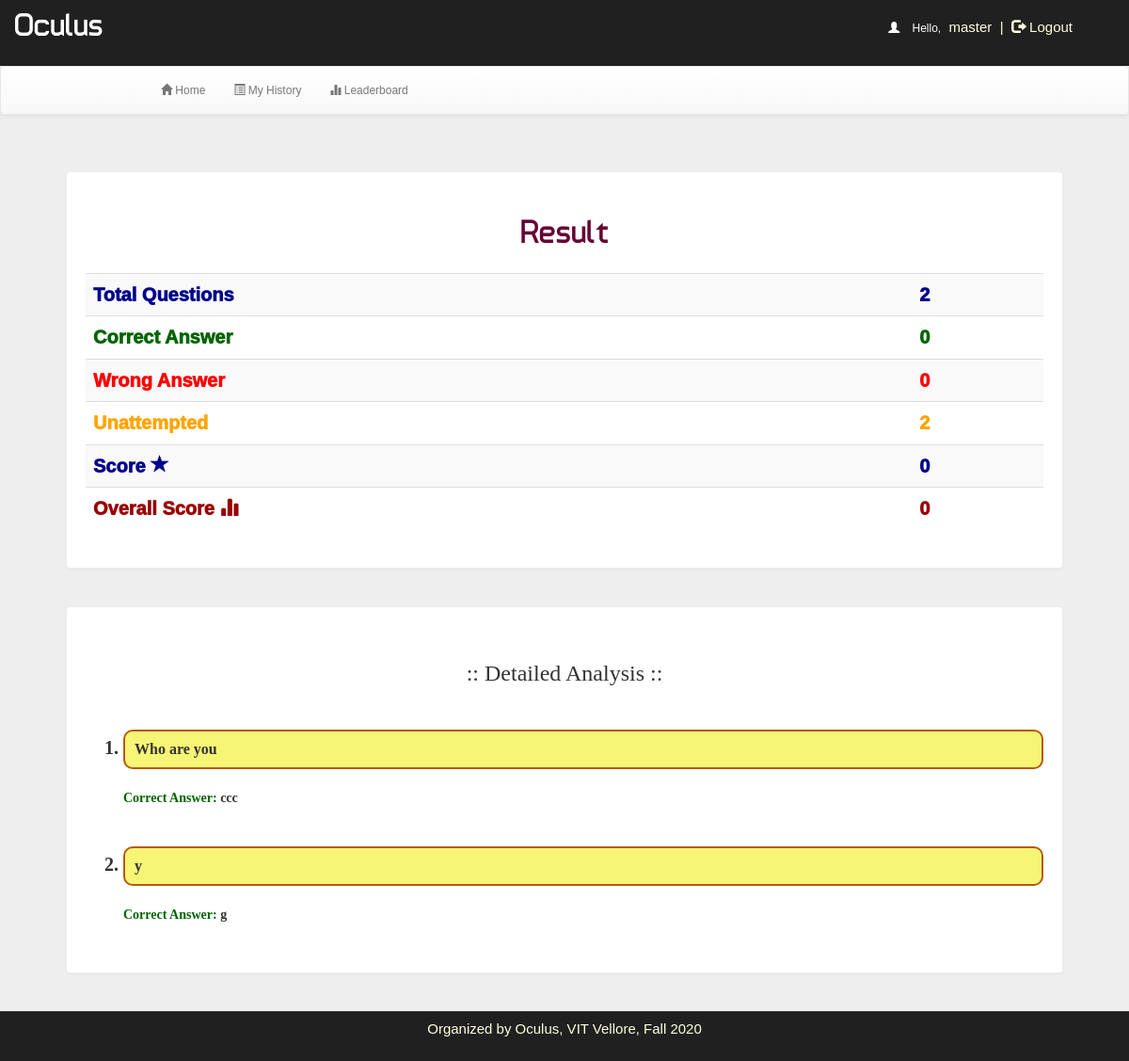
The app's page /quizzer.php?q=result&eid=5f6b708c33a70 (signed in) with its own data.
### tables this page shows
CREATE TABLE `quiz` (
  `id` int(11) NOT NULL,
  `eid` text NOT NULL,
  `title` varchar(100) NOT NULL,
  `correct` int(11) NOT NULL,
  `wrong` int(11) NOT NULL,
  `total` int(11) NOT NULL,
  `time` bigint(20) NOT NULL,
  `date` timestamp NOT NULL DEFAULT current_timestamp() ON UPDATE current_timestamp(),
  `status` varchar(16) NOT NULL
);

CREATE TABLE `history` (
  `id` int(100) NOT NULL,
  `username` varchar(50) NOT NULL,
  `eid` text NOT NULL,
  `score` int(11) NOT NULL,
  `level` int(11) NOT NULL,
  `correct` int(11) NOT NULL,
  `wrong` int(11) NOT NULL,
  `date` timestamp NOT NULL DEFAULT current_timestamp() ON UPDATE current_timestamp(),
  `timestamp` bigint(50) NOT NULL,
  `status` varchar(40) NOT NULL,
  `score_updated` varchar(10) NOT NULL
);

CREATE TABLE `rank` (
  `id` int(100) NOT NULL,
  `username` varchar(128) NOT NULL,
  `score` int(11) NOT NULL,
  `time` timestamp NOT NULL DEFAULT current_timestamp() ON UPDATE current_timestamp()
);

CREATE TABLE `questions` (
  `id` int(100) NOT NULL,
  `eid` text NOT NULL,
  `qid` text NOT NULL,
  `qns` text NOT NULL,
  `choice` int(10) NOT NULL,
  `sn` int(11) NOT NULL
);

CREATE TABLE `options` (
  `id` int(100) NOT NULL,
  `qid` varchar(50) NOT NULL,
  `option` varchar(5000) NOT NULL,
  `optionid` text NOT NULL
);

### quizzer.php (the view, shortened to what this page needs)
<!DOCTYPE html PUBLIC "-//W3C//DTD XHTML 1.0 Transitional//EN" "http://www.w3.org/TR/xhtml1/DTD/xhtml1-transitional.dtd">
<html xmlns="http://www.w3.org/1999/xhtml">
<head>
<link  rel="stylesheet" href="css/bootstrap.min.css"/>
 <link  rel="stylesheet" href="css/bootstrap-theme.min.css"/>
 <link rel="stylesheet" href="css/main.css">
 <link  rel="stylesheet" href="css/font.css">
</head>
<body>
<div class="header">
<div class="row">
<div class="col-lg-6">
<span class="logo">Oculus</span></div>
<div class="col-md-4 col-md-offset-2">
 <?php
require_once 'mysqlConfig.php';
if (!(isset($_SESSION['username']))) {
    header("location:index.php");
} else {
    $username = $_SESSION['username'];
    echo '<span class="pull-right top title1" ><span style="color:white"><span class="glyphicon glyphicon-user" aria-hidden="true"></span>&nbsp;&nbsp;&nbsp;&nbsp;Hello,</span> <span class="log log1" style="color:lightyellow">' . $username . '&nbsp;&nbsp;|&nbsp;&nbsp;<a href="logout.php?q=quizzer.php" style="color:lightyellow"><span class="glyphicon glyphicon-log-out" aria-hidden="true"></span>&nbsp;Logout</button></a></span>';
}
?>
</div>
</div></div>
<div class="bg">
<nav class="navbar navbar-default title1">
  <div class="container-fluid">
    <div class="navbar-header">
      <a class="navbar-brand" href="#"><b>&nbsp;&nbsp;&nbsp;&nbsp;&nbsp;&nbsp;&nbsp;&nbsp;&nbsp;&nbsp;&nbsp;&nbsp;&nbsp;&nbsp;&nbsp;&nbsp;&nbsp;&nbsp;&nbsp;&nbsp;&nbsp;&nbsp;&nbsp;&nbsp;&nbsp;</b></a>
    </div>
    <div class="collapse navbar-collapse" id="bs-example-navbar-collapse-1">
      <ul class="nav navbar-nav">
        <li <?php
if (@$_GET['q'] == 1)
    echo 'class="active"';
?> ><a href="quizzer.php?q=1"><span class="glyphicon glyphicon-home" aria-hidden="true"></span>&nbsp;Home<span class="sr-only">(current)</span></a></li>
        <li <?php
if (@$_GET['q'] == 2)
    echo 'class="active"';
?>><a href="quizzer.php?q=2"><span class="glyphicon glyphicon-list-alt" aria-hidden="true"></span>&nbsp;My History</a></li>
    <li <?php
if (@$_GET['q'] == 3)
    echo 'class="active"';
?>><a href="quizzer.php?q=3"><span class="glyphicon glyphicon-stats" aria-hidden="true"></span>&nbsp;Leaderboard</a></li></ul>
      </div>
  </div>
</nav>
<div class="container">
<div class="row">
<div class="col-md-12">
<?php
if (@$_GET['q'] == 'result' && @$_GET['eid']) {
    $eid = @$_GET['eid'];
    $q = mysqli_query($sql_api, "SELECT * FROM quiz WHERE eid='$eid' ") or die('Error157');
    while ($row = mysqli_fetch_array($q)) {
        $total = $row['total'];
    }
    $q = mysqli_query($sql_api, "SELECT * FROM history WHERE eid='$eid' AND username='$username' ") or die('Error157');
    while ($row = mysqli_fetch_array($q)) {
        $s      = $row['score'];
        $w      = $row['wrong'];
        $r      = $row['correct'];
        $status = $row['status'];
    }
    if ($status == "finished") {
        echo '<div class="panel">
<center><h1 class="title" style="color:#660033">Result</h1><center><br /><table class="table table-striped title1" style="font-size:20px;font-weight:1000;">';
        echo '<tr style="color:darkblue"><td style="vertical-align:middle">Total Questions</td><td style="vertical-align:middle">' . $total . '</td></tr>
      <tr style="color:darkgreen"><td style="vertical-align:middle">Correct Answer&nbsp;<span class="glyphicon glyphicon-ok-arrow" aria-hidden="true"></span></td><td style="vertical-align:middle">' . $r . '</td></tr>
    <tr style="color:red"><td style="vertical-align:middle">Wrong Answer&nbsp;<span class="glyphicon glyphicon-remove-arrow" aria-hidden="true"></span></td><td style="vertical-align:middle">' . $w . '</td></tr>
    <tr style="color:orange"><td style="vertical-align:middle">Unattempted&nbsp;<span class="glyphicon glyphicon-ban-arrow" aria-hidden="true"></span></td><td style="vertical-align:middle">' . ($total - $r - $w) . '</td></tr>
    <tr style="color:darkblue"><td style="vertical-align:middle">Score&nbsp;<span class="glyphicon glyphicon-star" aria-hidden="true"></span></td><td style="vertical-align:middle">' . $s . '</td></tr>';
        $q = mysqli_query($sql_api, "SELECT * FROM rank WHERE  username='$username' ") or die('Error157');
        while ($row = mysqli_fetch_array($q)) {
            $s = $row['score'];
            echo '<tr style="color:#990000"><td style="vertical-align:middle">Overall Score&nbsp;<span class="glyphicon glyphicon-stats" aria-hidden="true"></span></td><td style="vertical-align:middle">' . $s . '</td></tr>';
        }
        echo '<tr></tr></table></div><div class="panel"><br /><h3 align="center" style="font-family:calibri">:: Detailed Analysis ::</h3><br /><ol style="font-size:20px;font-weight:bold;font-family:calibri;margin-top:20px">';
        $q = mysqli_query($sql_api, "SELECT * FROM questions WHERE eid='$_GET[eid]'") or die('Error197');
        while ($row = mysqli_fetch_array($q)) {
            $question = $row['qns'];
            $qid      = $row['qid'];
            $q2 = mysqli_query($sql_api, "SELECT * FROM user_answer WHERE eid='$_GET[eid]' AND qid='$qid' AND username='$_SESSION[username]'") or die('Error197');
            if (mysqli_num_rows($q2) > 0) {
                $row1         = mysqli_fetch_array($q2);
                $ansid        = $row1['ans'];
                $correctansid = $row1['correctans'];
                $q3 = mysqli_query($sql_api, "SELECT * FROM options WHERE optionid='$ansid'") or die('Error197');
                $q4 = mysqli_query($sql_api, "SELECT * FROM options WHERE optionid='$correctansid'") or die('Error197');
                $row2       = mysqli_fetch_array($q3);
                $row3       = mysqli_fetch_array($q4);
                $ans        = $row2['option'];
                $correctans = $row3['option'];
            } else {
                $q3 = mysqli_query($sql_api, "SELECT * FROM answer WHERE qid='$qid'") or die('Error197');
                $row1         = mysqli_fetch_array($q3);
                $correctansid = $row1['ansid'];
                $q4 = mysqli_query($sql_api, "SELECT * FROM options WHERE optionid='$correctansid'") or die('Error197');
                $row2       = mysqli_fetch_array($q4);
                $correctans = $row2['option'];
                $ans        = "Unanswered";
            }
            if ($correctans == $ans && $ans != "Unanswered") {
                echo '<li><div style="font-size:16px;font-weight:bold;font-family:calibri;margin-top:20px;background-color:lightgreen;padding:10px;word-wrap:break-word;border:2px solid darkgreen;border-radius:10px;">' . $question . ' <span class="glyphicon glyphicon-ok" style="color:darkgreen"></span></div><br />';
                echo '<font style="font-size:14px;color:darkgreen"><b>Your Answer: </b></font><font style="font-size:14px;">' . $ans . '</font><br />';
                echo '<font style="font-size:14px;color:darkgreen"><b>Correct Answer: </b></font><font style="font-size:14px;">' . $correctans . '</font><br />';
            }
            else if ($ans == "Unanswered") {
                echo '<li><div style="font-size:16px;font-weight:bold;font-family:calibri;margin-top:20px;background-color:#f7f576;padding:10px;word-wrap:break-word;border:2px solid #b75a0e;border-radius:10px;">' . $question . ' </div><br />';
                echo '<font style="font-size:14px;color:darkgreen"><b>Correct Answer: </b></font><font style="font-size:14px;">' . $correctans . '</font><br />';
            }
            echo "<br /></li>";
        }
        echo '</ol>';
        echo "</div>";
    } else {
        die("Thats a 404 Error from results");
    }
}
?>
</div></div></div></div>
<div class="row footer">
 <div class="col-md-2 box"></div>
<div class="col-md-8 box">
<span href="#" data-target="#login" style="color:lightyellow">Organized by Oculus, VIT Vellore, Fall 2020<br><br></span></div>
</body>
</html>

### css/main.css (style rules this page uses)
body { overflow-x:hidden;width:100%;font: 12px "Century Gothic", "Times Roman", sans-serif;background:#eee;min-height:550px;background-attachment:fixed; }
.bg { min-height:540px; }
.panel { border-color:#eee;margin:40px;padding:20px;font: 15px "Century Gothic", "Times Roman", sans-serif; }
.title { font-family:'typo'; }
.header { background:#202020;height:70px; }
.logo { font-family:'typo';font-size:35px;color:#ffffff;margin:15px; }
.title1 { font: 12px "Century Gothic", "Times Roman", sans-serif; }
.footer { font-size:15px;text-align:center;border-top:1px solid;border-color:#323232;background-color:#202020; }
.box { padding:9px; }
.top { margin-top:20px; }
.log1 { font: 15px 'Ubuntu', sans-serif;color:#0000ff;margin-left:10px; }
.log { margin:10px;margin-right:60px;margin-left:5px;color:#ffffb3;text-decoration:none;font-size:20px;font-size:15px; }

### records on screen
quiz: total "2", $total-$r-$w "2"
history: correct "0", wrong "0", score "0"
rank: score "0"
questions: qns "Who are you", options.option "ccc"
questions: qns "y", options.option "g"

### other values on screen
$username "master"
